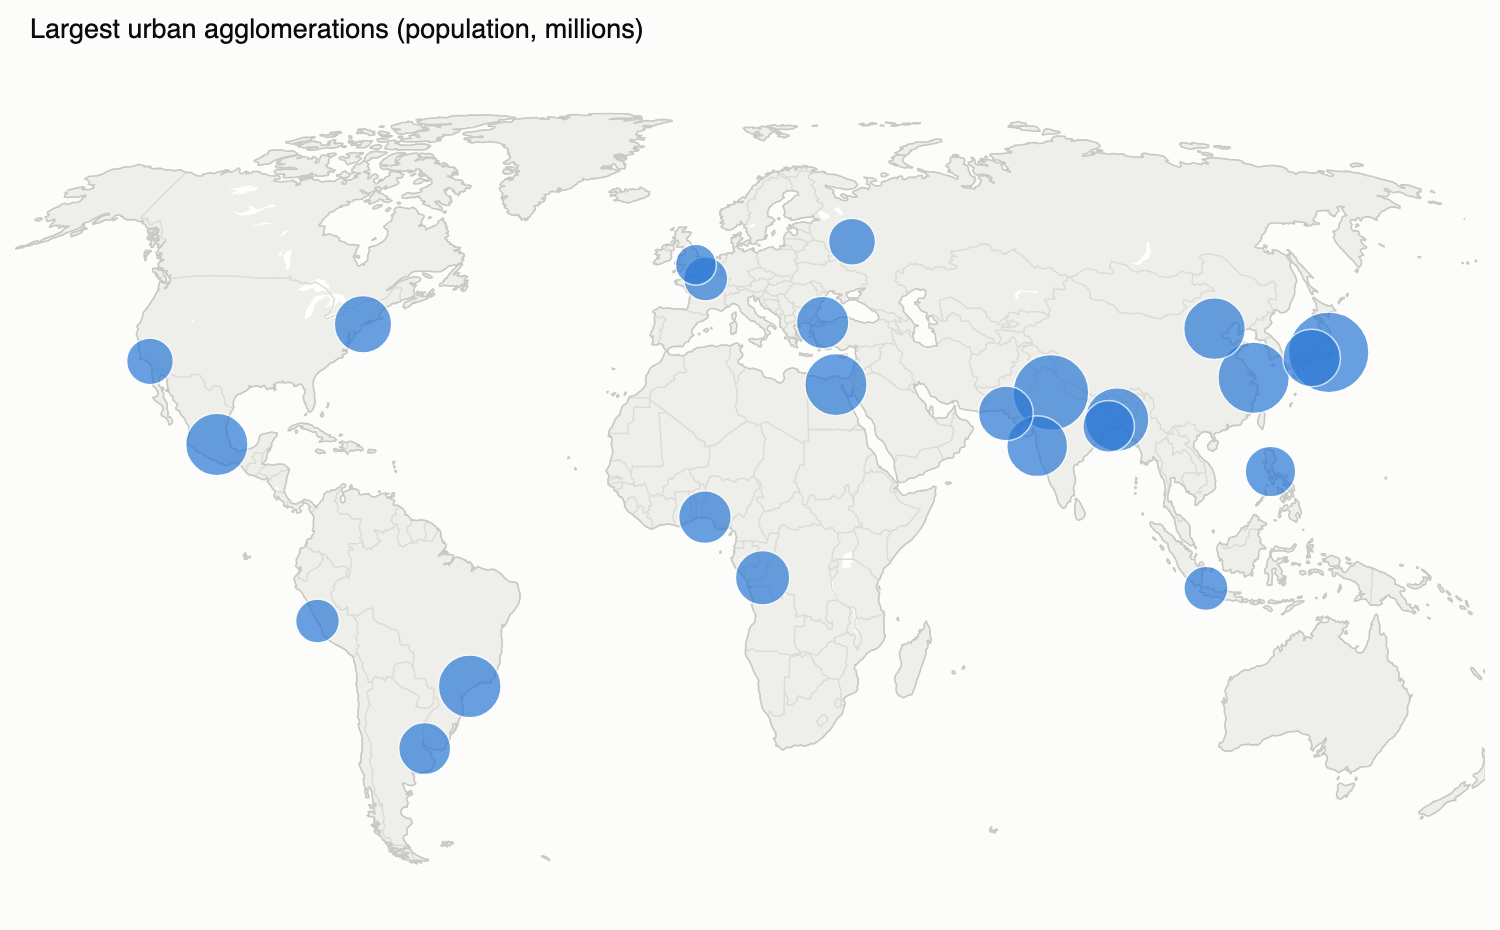

Recreate this plot in Python.
"""
Bubble Map (proportional symbols)  -  family: Spatial

DESIGN PURPOSE
Places a circle at each location with area proportional to a quantity. Unlike
a choropleth, the symbol size, not the region size, carries the value, so raw
counts are safe to show.

WHEN TO USE
  - Show counts or totals at point locations (city population, store revenue,
    case counts)
  - Show values whose locations do not match administrative boundaries

AVOID WHEN
  - Points are so dense that circles overlap into a blob (aggregate, or use a
    hexbin or density map)
  - The value is a rate (a choropleth is more natural)

ALTERNATIVES
  - Choropleth (for rates)
  - Dot density map
  - Sorted bar chart

EXAMPLE
Approximate population of the world's largest urban agglomerations (millions,
illustrative).

Run:  python bubble_map.py
"""
import sys
from pathlib import Path

import numpy as np
import pandas as pd
import plotly.express as px
import plotly.graph_objects as go
import plotly.io as pio

PALETTE = ["#2a78d6", "#eb6834", "#1baf7a", "#eda100",
           "#e87ba4", "#008300", "#6250d6", "#e34948"]
pio.templates["vizlib"] = go.layout.Template(layout=dict(
    colorway=PALETTE, font=dict(family="Helvetica, Arial, sans-serif", size=13, color="#0b0b0b"),
    paper_bgcolor="#fcfcfb", plot_bgcolor="#fcfcfb", title=dict(x=0.02, xanchor="left"),
    xaxis=dict(gridcolor="#e6e5e1", linecolor="#c9c8c3", zeroline=False),
    yaxis=dict(gridcolor="#e6e5e1", linecolor="#c9c8c3", zeroline=False),
))
pio.templates.default = "plotly_white+vizlib"

# --- Example data ------------------------------------------------------------
df = pd.DataFrame([
    ("Tokyo", 35.7, 139.7, 37.2), ("Delhi", 28.6, 77.2, 32.9), ("Shanghai", 31.2, 121.5, 29.2),
    ("Dhaka", 23.8, 90.4, 23.2), ("São Paulo", -23.6, -46.6, 22.6), ("Cairo", 30.0, 31.2, 22.2),
    ("Mexico City", 19.4, -99.1, 22.3), ("Beijing", 39.9, 116.4, 21.8), ("Mumbai", 19.1, 72.9, 21.3),
    ("Osaka", 34.7, 135.5, 19.0), ("New York", 40.7, -74.0, 18.9), ("Karachi", 24.9, 67.0, 17.2),
    ("Kinshasa", -4.3, 15.3, 17.0), ("Lagos", 6.5, 3.4, 15.9), ("Istanbul", 41.0, 29.0, 15.8),
    ("Buenos Aires", -34.6, -58.4, 15.5), ("Kolkata", 22.6, 88.4, 15.3), ("Manila", 14.6, 121.0, 14.7),
    ("Moscow", 55.8, 37.6, 12.7), ("Los Angeles", 34.1, -118.2, 12.5), ("Paris", 48.9, 2.35, 11.2),
    ("Jakarta", -6.2, 106.8, 11.2), ("London", 51.5, -0.13, 9.6), ("Lima", -12.0, -77.0, 11.0),
], columns=["city", "lat", "lon", "pop_m"]).sort_values("pop_m", ascending=False)
df.head()

# --- Plot --------------------------------------------------------------------
fig = px.scatter_geo(df, lat="lat", lon="lon", size="pop_m", hover_name="city",
                     size_max=38, projection="natural earth",
                     title="Largest urban agglomerations (population, millions)")
fig.update_traces(marker=dict(color=PALETTE[0], opacity=0.7,
                              line=dict(color="#fcfcfb", width=1)))
fig.update_geos(showframe=False, landcolor="#eeeeea", coastlinecolor="#c9c8c3",
                showcountries=True, countrycolor="#dcdbd6", bgcolor="#fcfcfb")
fig.update_layout(margin=dict(l=10, r=10, t=50, b=10), height=480)

# --- Save / show -------------------------------------------------------------
out = Path(__file__).with_name(Path(__file__).stem + ".html")
fig.write_html(out, include_plotlyjs="cdn")
try:  # static preview; needs kaleido + a local Chrome
    fig.write_image(out.with_suffix(".png"), width=1000, height=620, scale=1.5)
except Exception:
    pass
print(f"saved {out}")
if "--no-show" not in sys.argv:
    fig.show()
